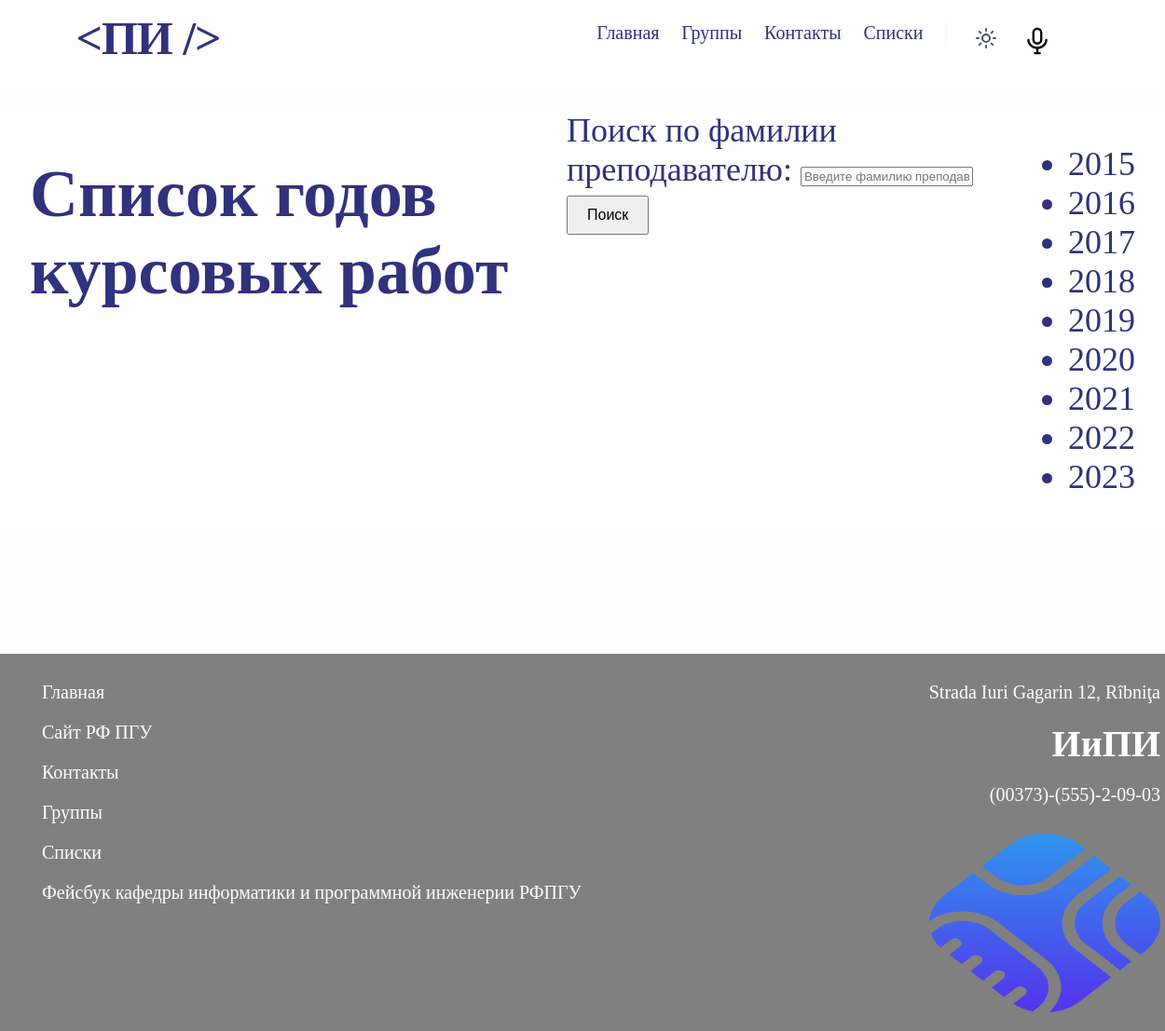
Page /kursovaya on the committed database.
### app.py (models this page shows)
class List_coursework(db.Model):
    id = db.Column(db.Integer, primary_key=True)
    year = db.Column(db.String(100), nullable=True)
    subject =db.Column(db.String(100), nullable=True)
    name_student = db.Column(db.String(100), nullable=True)
    name_coursework = db.Column(db.String(100), nullable=True)
    name_teacher = db.Column(db.String(100), nullable=True)

### app.py (the view)
@app.route('/kursovaya')
def kursovaya_year():
    years = List_coursework.query.distinct(List_coursework.year).order_by(List_coursework.year).all()
    return render_template('Kursovaya_years.html', years=years)

### app.py (called while the page is built)
@app.before_request
def restrict_access():
    if request.endpoint and "/admin" in request.endpoint:  # Проверяем, что запрос направлен к админке
        if not current_user.is_authenticated:  # Если пользователь не аутентифицирован
            return redirect(url_for('login'))  # Перенаправляем его на страницу входа
        elif current_user.user_role != 1:  # Если у пользователя нет админских прав
            flash("У вас нет доступа к этой странице.", 'error')  # Показываем сообщение об ошибке
            return redirect(url_for('login'))  # Перенаправляем его на страницу входа

### templates/Kursovaya_years.html (shortened to what this page needs)
{% extends 'base.html'%}
{% block body%}
    <div class="container">
        <h1>Список годов курсовых работ</h1>
        <form action="{{ url_for('search_teacher_kursovaya') }}" method="get">
            <label for="teacher">Поиск по фамилии преподавателю:</label>
            <input type="text" id="teacher" name="teacher" placeholder="Введите фамилию преподавателя">
            <button type="submit">Поиск</button>
        </form>
        <ul>
            {% set displayed_years = [] %}
            {% for year in years %}
                {% if year.year not in displayed_years %}
                    <li><a href="{{ url_for('kursovaya', year=year.year) }}">{{ year.year }}</a></li>
                    {% set _ = displayed_years.append(year.year) %}
                {% endif %}
            {% endfor %}
        </ul>
    </div>
{% endblock %}

### static/css/base.css (style rules this page uses)
.light-theme { background-color: #ffffff; }
button { padding: 10px 20px; font-size: 16px; }
.container, .header { box-sizing: border-box; }
.container, .header, .navigation { max-width: 100%; }
.actions, .container, .header, .navigation { display: flex; flex-direction: row; align-items: flex-start; }
.container { flex: 1; justify-content: space-between; padding: 0 var(--padding-13xl); gap: 20px; }
.container a { text-decoration: none; font-family: var(--font-nunito-sans); color: var(--color-darkslateblue); }

### static/css/global.css (style rules this page uses)
body { margin: 0; line-height: normal; }
:root { --font-open-sans: "Open Sans"; --font-akshar: Akshar; --font-poppins: Poppins; --font-nunito-sans: "Nunito Sans"; --body2-medium-all: Inter; --font-size-5xl: 24px; --font-size-lgi: 19px; --font-size-3xl: 22px; --font-size-4xs-4: 8.4px; --font-size-base-8: 16.8px; --font-size-17xl: 36px; --font-size-10xl: 29px; --body2-medium-all-size: 16px; --color-gray-100: #fffefe; --gray-900: #111827; --color-gainsboro-100: #e2e2e2; --color-ghostwhite: #f0f0f6; --color-black: #000; --color-darkorange: #f48c06; --gray-default: #fff; --color-lightsteelblue: rgba(201, 211, 231, 0.4); --color-crimson: #e13468; --color-deepskyblue-100: #23bdee; --gray-50: #f9fafb; --gray-100: #f3f4f6; --color-sandybrown-100: #f4b767; --color-darkslateblue: #2f327d; --gray-600: #4b5563; --gap-5xs-5: 7.5px; --gap-11xs-5: 1.5px; --gap-base: 16px; --padding-8xs: 5px; --padding-13xl: 32px; --padding-xl: 20px; --padding-164xl-3: 183.3px; --padding-xs-9: 11.9px; --padding-smi-5: 12.5px; --padding-8xs-7: 4.7px; --padding-8xs-6: 4.6px; --padding-5xs-4: 7.4px; --padding-7xs-4: 5.4px; --padding-164xl-4: 183.4px; --padding-smi-4: 12.4px; --padding-7xs-5: 5.5px; --padding-mini-3: 14.3px; --padding-base-6: 15.6px; --padding-7xs: 6px; --padding-21xl: 40px; --br-61xl: 80px; --br-lg-8: 18.8px; --br-8xs-2: 4.2px; --br-12xs-4: 0.4px; --br-19xl-7: 38.7px; --br-xl: 20px; }

### rows in the picture
List_coursework: year "2015"
List_coursework: year "2016"
List_coursework: year "2017"
List_coursework: year "2018"
List_coursework: year "2019"
List_coursework: year "2020"
List_coursework: year "2021"
List_coursework: year "2022"
List_coursework: year "2023"
